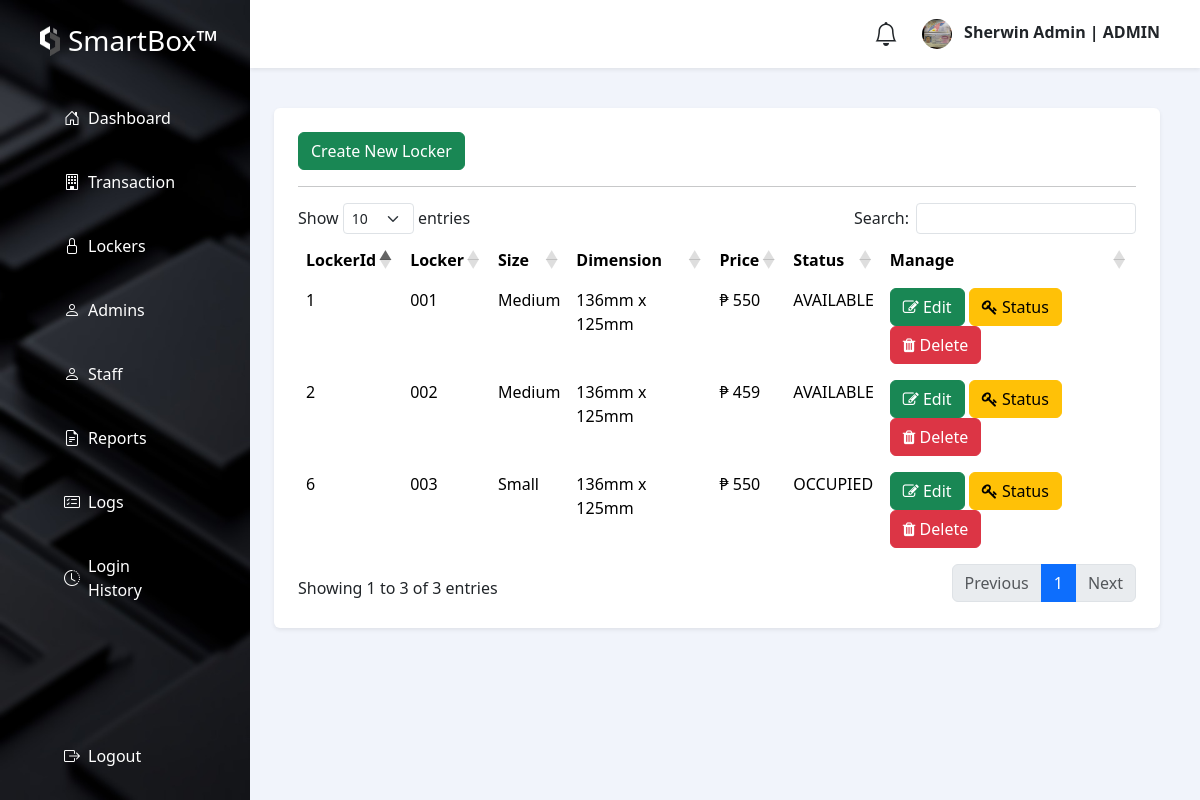
The app's page /views/admin/account/index.php?view=LOCKER (signed in) with its own data.
### tables this page shows
CREATE TABLE `smart_users` (
  `user_id` int(11) NOT NULL,
  `image` varchar(255) NOT NULL,
  `firstname` varchar(50) NOT NULL,
  `lastname` varchar(50) NOT NULL,
  `contact` varchar(50) NOT NULL,
  `email` varchar(50) NOT NULL,
  `password` varchar(255) NOT NULL,
  `unhashed` varchar(50) NOT NULL,
  `code` int(11) NOT NULL,
  `status` varchar(50) DEFAULT 'UNVERIFIED',
  `role` int(11) NOT NULL,
  `staff_status` varchar(50) NOT NULL,
  `date_created` date DEFAULT curdate()
);

CREATE TABLE `smart_users_role` (
  `role_id` int(11) NOT NULL,
  `role_name` varchar(50) NOT NULL,
  `date_created` date DEFAULT curdate()
);

CREATE TABLE `smart_locker` (
  `id` int(11) NOT NULL,
  `locker` varchar(50) NOT NULL,
  `size` varchar(50) NOT NULL,
  `dimension` varchar(50) NOT NULL,
  `price` double(5,2) NOT NULL,
  `status` varchar(50) DEFAULT 'Available',
  `access` varchar(50) DEFAULT NULL,
  `date_created` date DEFAULT curdate()
);

### controller/UserAccountDbController.php (called while the page is built, shortened)
<?php
include('../../../connection/connection.php');
class smartBox extends DBController
{
    function myAccountAdmin($user_id)
    {
       $query = "CALL smart_LockerAccountSessionAdmin (?)";
        $params = array(
            array(
                "param_type" => "i",
                "param_value" => $user_id
            )
        );
        $accountCredentials = $this->getDBResult($query, $params);
        return $accountCredentials;
    }
    function lockers()
    {
        $query = "CALL smart_lockerView";
        $locker = $this->getDBResult($query);
        return $locker;
    }
    function ActiveRentals()
    {
        $query = "CALL ActiveRentals";
        $activeRental = $this->getDBResult($query);
        return $activeRental;
    }
    function smart_profits()
    {
        $query = "CALL smart_profits";
        $activeProfits = $this->getDBResult($query);
        return $activeProfits;
    }
    function smart_rents()
    {
        $query = "CALL smart_rents";
        $activeRents = $this->getDBResult($query);
        return $activeRents;
    }
}
$portCont = new smartBox();
?>

### controller/session_admin.php (called while the page is built, shortened)
<?php
$user_id=$_SESSION['user_id'];
?>

### connection/connection.php (called while the page is built, shortened)
<?php
class DBController
{
    private $host = "localhost";
    private $user = "root";
    private $password = "";
    private $database = "smartbox_db";
    private $conn;
    function __construct()
    {
        $this->conn = mysqli_connect($this->host, $this->user, $this->password, $this->database);
    }
    function getDBResult($query, $params = array())
    {
        $sql_statement = $this->conn->prepare($query);
        if (! empty($params)) {
            $this->bindParams($sql_statement, $params);
        }
        $sql_statement->execute();
        $result = $sql_statement->get_result();
        if ($result->num_rows > 0) {
            while ($row = $result->fetch_assoc()) {
                $resultset[] = $row;
            }
        }
        if (! empty($resultset)) {
            return $resultset;
        }
    }
    function bindParams($sql_statement, $params)
    {
        $param_type = "";
        foreach ($params as $query_param) {
            $param_type .= $query_param["param_type"];
        }
        $bind_params[] = & $param_type;
        foreach ($params as $k => $query_param) {
            $bind_params[] = & $params[$k]["param_value"];
        }
        call_user_func_array(array(
            $sql_statement,
            'bind_param'
        ), $bind_params);
    }
}

### views/admin/account/index.php (shortened to what this page needs)
<?php
$view = isset($_GET['view']) ? $_GET['view'] : 'HOME';
include('../../../controller/UserAccountDbController.php');
include('../../../controller/session_admin.php');
$account = $portCont->myAccountAdmin($user_id);
$activeRent = $portCont->ActiveRentals();
$activeProfit = $portCont->smart_profits();
$activeRent = $portCont->smart_rents();
?>
<!DOCTYPE html>
<html lang="en">
<head>
    <link rel="stylesheet" href="../../../public/assets/bootstrap/css/bootstrap.min.css">
    <link rel="stylesheet" href="https://cdnjs.cloudflare.com/ajax/libs/font-awesome/4.7.0/css/font-awesome.min.css">
    <link rel="stylesheet" href="https://cdn.jsdelivr.net/npm/bootstrap-icons@1.11.3/font/bootstrap-icons.min.css">
    <link rel="stylesheet" type="text/css" href="https://cdn.datatables.net/1.12.1/css/dataTables.bootstrap5.min.css">
</head>
<body class="d-flex vh-100" style="background-color: #f1f4fb">
    <div class="d-flex flex-column text-white p-3" style="max-width: 250px; position: relative; background-image: url('../../../public/assets/images/bg.jpg'); background-size: cover;">
        <div class="d-flex align-items-center mb-4 px-4 py-2">
            <img src="../../../public/assets/images/logo.png" class="me-2" alt="Logo" style="width: 20px; height: 30px;">
            <h3 class="text-white m-0">SmartBox™</h3>
        </div>
        <?php if($account[0]['role_name'] == "ADMIN"){ ?>
        <a href="?view=HOME" class="d-flex align-items-center text-white text-decoration-none hover-bg-light rounded mb-2 px-5 py-3 w-100">
            <i class="bi bi-house-door me-2"></i>Dashboard
        </a>
        <a href="?view=TRANSRECORDS" class="d-flex align-items-center text-white text-decoration-none hover-bg-light rounded mb-2 px-5 py-3 w-100">
            <i class="bi bi-building me-2"></i> Transaction
        </a>
        <a href="?view=LOCKER" class="d-flex align-items-center text-white text-decoration-none hover-bg-light rounded mb-2 px-5 py-3 w-100">
            <i class="bi bi-lock me-2"></i>Lockers
        </a>
        <a href="?view=ADMIN" class="d-flex align-items-center text-white text-decoration-none hover-bg-light rounded mb-2 px-5 py-3 w-100">
            <i class="bi bi-person me-2"></i>Admins
        </a>
        <a href="?view=STAFF" class="d-flex align-items-center text-white text-decoration-none hover-bg-light rounded mb-2 px-5 py-3 w-100">
            <i class="bi bi-person me-2"></i>Staff
        </a>
        <a href="?view=REPORTS" class="d-flex align-items-center text-white text-decoration-none hover-bg-light rounded mb-2 px-5 py-3 w-100">
            <i class="bi bi-file-earmark-text me-2"></i>Reports
        </a>
        <a href="?view=LOGS" class="d-flex align-items-center text-white text-decoration-none hover-bg-light rounded mb-2 px-5 py-3 w-100">
            <i class="bi bi-card-checklist me-2"></i>Logs
        </a>
        <a href="?view=HISTORY" class="d-flex align-items-center text-white text-decoration-none hover-bg-light rounded px-5 py-3 w-100">
            <i class="bi bi-clock-history me-2"></i>Login History
        </a>
        <div class="mt-auto w-100">
            <a href="./logout.php" class="d-flex align-items-center text-white text-decoration-none hover-bg-light rounded px-5 py-3 w-100">
                <i class="bi bi-box-arrow-right me-2"></i>Logout
            </a>
        </div>
        <?php } ?>
    </div>
    <div class="flex-fill">
        <div class="d-flex justify-content-between align-items-center bg-white shadow-sm p-3 mb-4">
            <div class="d-flex align-items-center">
                <i class="bi bi-bell me-4" style="font-size: 1.5rem;"></i>
                    <span class="fw-bold me-4">
                        <img class="rounded-circle me-2" height="30px" width="30px" src="../users/upload/<?php echo $account[0]['image']; ?>"
                            alt="">
                        <?php echo $account[0]['firstname']; ?> | <?php echo $account[0]['role_name']; ?>
                    </span>
            </div>
        </div>
        <?php
        if(!empty($view))
        {
            switch($view)
            {
                case "LOCKER":
                    include('../routes/account/locker.php');
                    break;
            }
        }
        else
        {
            include('./routes/account/home.php');
        }
        ?>
    </div>
<link rel="stylesheet" type="text/css" href="https://cdn.datatables.net/1.12.1/css/dataTables.bootstrap5.min.css">
</body>
</html>

### views/admin/routes/account/locker.php (shortened to what this page needs)
<div class="px-4 overflow-auto" style="max-height: calc(100vh);">
    <div class="row g-3 mb-4">
        <div class="row g-3">
            <div class="col-12">
                <div class="bg-white rounded shadow-sm mb-4 p-4">
                <a href="#lockerCreate" class="btn btn-success" data-toggle="modal" data-backdrop="false">Create New Locker</a>
                <hr />
                <table id="accountLockerTable" class="table table-borderless">
                    <thead>
                        <tr>
                            <th>LockerId</th>
                            <th>Locker</th>
                            <th>Size</th>
                            <th>Dimension</th>
                            <th>Price</th>
                            <th>Status</th>
                            <th>Manage</th>
                        </tr>
                    </thead>
                    <tbody>
                        <?php
                          $lockers = $portCont->lockers();
                            if (!empty($lockers)) {
                              foreach ($lockers as $key => $lockers) {
                        ?>
                        <tr>
                            <td><?php echo $lockers['id']; ?></td>
                            <td><?php echo $lockers['locker']; ?></td>
                            <td><?php echo $lockers['size']; ?></td>
                            <td><?php echo $lockers['dimension']; ?></td>
                            <td>₱ <?php echo $lockers['price']; ?></td>
                            <td><?php echo $lockers['status']; ?></td>
                            <td>
                               <a href="#lockeredit_<?php echo $lockers['id']; ?>" class="btn btn-success" data-toggle="modal" data-backdrop="false"><i class="fa fa-edit"></i> Edit</a>
                               <a href='#lockerstatus_<?php echo $lockers['id']; ?>' class="btn btn-warning" data-toggle='modal' data-backdrop='false'><i class="fa fa-key"></i> Status</a>
                               <a href='#lockerdelete_<?php echo $lockers['id']; ?>' class="btn btn-danger" data-toggle='modal' data-backdrop='false'><i class="fa fa-trash"></i> Delete</a>
                            </td>
                        </tr>
                        <?php } } ?>
                    </tbody>
                </table>
                </div>
            </div>
        </div>
    </div>
</div>

### records on screen
smart_users: image (picture), firstname "Sherwin Admin", smart_users_role.role_name "ADMIN"
smart_locker: id "1", locker "001", size "Medium", dimension "136mm x 125mm", price "550", status "AVAILABLE"
smart_locker: id "2", locker "002", size "Medium", dimension "136mm x 125mm", price "459", status "AVAILABLE"
smart_locker: id "6", locker "003", size "Small", dimension "136mm x 125mm", price "550", status "OCCUPIED"
